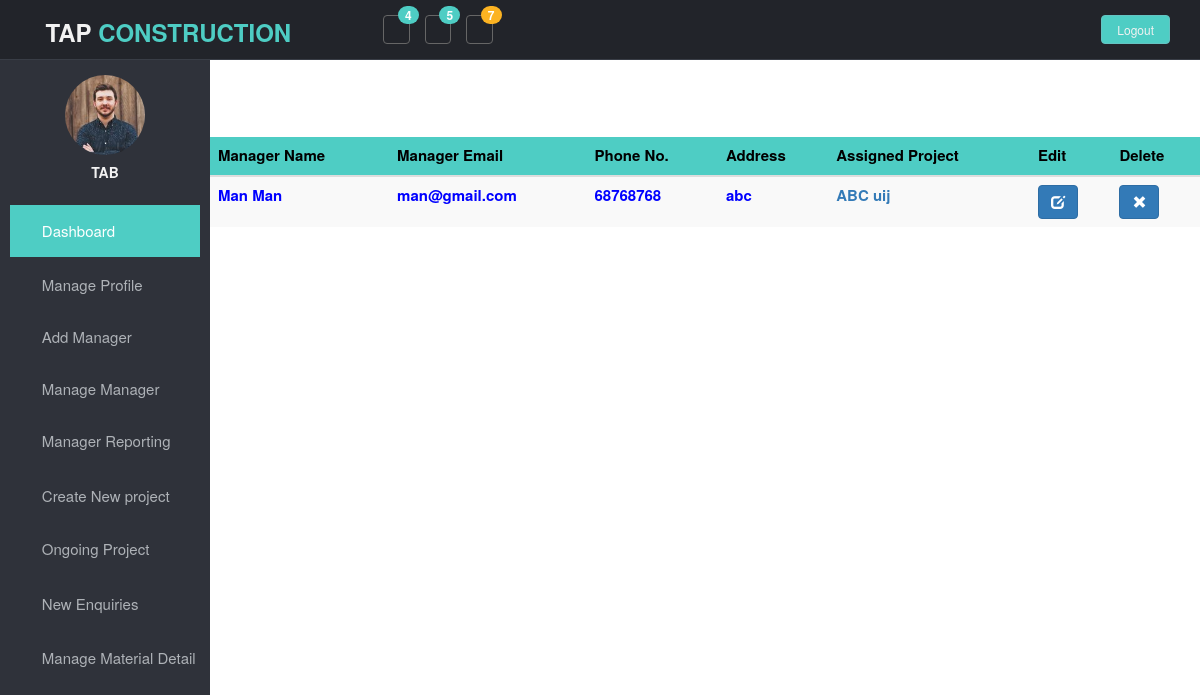
Page /tap/manage_manager on the committed database.
### manager/models.py (models this page shows)
class ManagerProfile(models.Model):
    gen=(('Female','Female'),('Male','Male'))
    address=models.TextField()
    phone_no=models.BigIntegerField(null=False)
    gender=models.CharField(null=False,max_length=10,choices=gen)
    date_of_birth=models.DateField(null=False)
    state=models.CharField(null=False,max_length=20)
    pincode=models.IntegerField(null=False,default=395010)
    city=models.CharField(null=False,max_length=20,default="surat")
    country=models.CharField(null=False,max_length=20)
    highest_degree=models.TextField(null=False)
    created_at=models.DateTimeField(auto_now_add=True)
    updated_at=models.DateTimeField(auto_now=True)
    user=models.OneToOneField(get_user_model(),on_delete=models.CASCADE)
    def __str__(self):
        return self.user.first_name+" "+self.user.last_name

### Tap_admin/models.py (models this page shows, shortened)
class User(AbstractUser):
    is_admin=models.BooleanField('Is admin',default=False)
    is_manager=models.BooleanField('Is manager',default=False)
    is_user=models.BooleanField('Is user',default=True)
    is_sales=models.BooleanField('Is sales',default=False)
    address=models.TextField(default=True)
    phone_no=models.BigIntegerField(null=True)
    profile_pic=models.ImageField(null=True)

class Project(models.Model):
    proj_status=(
        ('Completed','Completed'),
        ('In Process','In Process'),
        ('Not Started','Not Started')
   )
    proj_type=(
        ('Residential','Residential'),
        ('Commercial','Commercial'),
    )
    project_type=models.CharField(max_length=20,choices=proj_type)
    project_name=models.CharField(max_length=50)
    address=models.TextField()
    sqfeet=models.DecimalField(null=False,max_digits=10,decimal_places=5)
    proj_sale_status=models.CharField(max_length=15,choices=proj_status,default='Not Started')
    created_at=models.DateTimeField(auto_now=True)
    updated_at=models.DateTimeField(auto_now_add=True,null=True)
    manager=models.ForeignKey('manager.ManagerProfile',on_delete=models.CASCADE,null=True)
    project_desciption=models.TextField(null=True)

### Tap_admin/views.py (the view)
# urls.py: path('manage_manager',manage_manager,name='manage_manager'),
def manage_manager(request):
    project=Project.objects.all()
    managers=ManagerProfile.objects.all()
    print(managers)
    return render(request,'Tap_admin/manage_manager.html',{'manager':managers,'project':project})

### Tap_admin/templates/Tap_admin/manage_manager.html (shortened to what this page needs)
{% extends 'Tap_admin/base.html' %}
{% load static %}
{% block content %}
<section id="main-content">
    <section class="wrapper">
      <div class="row">
            <table class="table table-striped">
              <thead style="color: black;">
                <tr style="background-color:#4ECDC4;">
                  <th scope="col">Manager Name</th>
                  <th scope="col">Manager Email</th>
                  <th scope="col">Phone No.</th>
                  <th scope="col">Address</th>
                  <th scope="col">Assigned Project</th>
                   <th scope="col">Edit</th>
                   <th scope="col">Delete</th>
                </tr>
                {% for obj in manager %}
              </thead>
              <tbody style="color: blue;">
                <tr>
                  <th scope="row">{{ obj.user.first_name|title }} {{ obj.user.last_name|title }}</th>
                  <th scope="row">{{ obj.user.email }} </th>
                  <th scope="row">{{ obj.phone_no }} </th>
                  <th scope="row">{{ obj.address }} </th>
                  <th scope="row">
                    {% for i in project %}
                    {% if i.manager.id == obj.id %}
                    <a href="{% url 'details' i.id %}">{{ i.project_name }} </a>
                    {% endif %}
                    {% endfor %}
                </th>
                <th scope="row"><a href="#" class="btn btn-primary a-btn-slide-text">
                    <span class="glyphicon glyphicon-edit" aria-hidden="true"></span>
                </a>
            </th>
               <th> <a href="{% url 'delete_manager' obj.id %}" class="btn btn-primary a-btn-slide-text">
                    <span class="glyphicon glyphicon-remove" aria-hidden="true"></span>
                      </a>
            </th>
                </tr>
                {% endfor %}
            </tbody>
            </table>
{% endblock %}

### Tap_admin/templates/Tap_admin/base.html (shortened to what this page needs)
{% load static %}
<!DOCTYPE html>
<html lang="en">
<head>
  <link href="{% static 'Tap_admin/lib/bootstrap/css/bootstrap.min.css' %}" rel="stylesheet">
  <link href="{% static 'Tap_admin/lib/font-awesome/css/font-awesome.css' %}" rel="stylesheet" />
  <link rel="stylesheet" type="text/css" href="{% static 'Tap_admin/css/zabuto_calendar.css' %}">
  <link rel="stylesheet" type="text/css" href="{% static 'Tap_admin/lib/gritter/css/jquery.gritter.css' %}" />
  <link href="{% static 'Tap_admin/css/style.css' %}" rel="stylesheet">
  <link href="{% static 'Tap_admin/css/style-responsive.css' %}" rel="stylesheet">
</head>
<body>
  <section id="container">
    <header class="header black-bg">
      <div class="sidebar-toggle-box">
        <div class="fa fa-bars tooltips" data-placement="right" data-original-title="Toggle Navigation"></div>
      </div>
      <a href="index.html" class="logo"><b>TAP <span>Construction</span></b></a>
      <div class="nav notify-row" id="top_menu">
        <ul class="nav top-menu">
          <li class="dropdown">
            <a data-toggle="dropdown" class="dropdown-toggle" href="index.html#">
              <i class="fa fa-tasks"></i>
              <span class="badge bg-theme">4</span>
              </a>
          </li>
          <li id="header_inbox_bar" class="dropdown">
            <a data-toggle="dropdown" class="dropdown-toggle" href="index.html#">
              <i class="fa fa-envelope-o"></i>
              <span class="badge bg-theme">5</span>
              </a>
          </li>
          <li id="header_notification_bar" class="dropdown">
            <a data-toggle="dropdown" class="dropdown-toggle" href="index.html#">
              <i class="fa fa-bell-o"></i>
              <span class="badge bg-warning">7</span>
              </a>
          </li>
        </ul>
      </div>
      <div class="top-menu">
        <ul class="nav pull-right top-menu">
          <li><a class="logout" href="{% url 'logout' %}">Logout</a></li>
        </ul>
      </div>
    </header>
    <aside>
        <div id="sidebar" class="nav-collapse ">
          <ul class="sidebar-menu" id="nav-accordion">
            {% if user.profile_pic %}
            <p class="centered"><a href="profile.html"><img src="{{user.profile_pic.url}}" class="img-circle" width="80"></a></p>
            <h5 class="centered">{{user.first_name}} {{user.last_name}}</h5>
            {% else %}
            <p class="centered"><a href="profile.html"><img src="{% static 'Tap_admin/img/ui-sam.jpg' %}" class="img-circle" width="80"></a></p>
            <h5 class="centered">TAB</h5>
            {% endif %}
            <li class="mt">
              <a class="active" href="{% url 'index_admin' %}">
                <i class="fa fa-dashboard"></i>
                <span>Dashboard</span>
                </a>
            </li>
            <li class="sub-menu">
              <a href="{% url 'manage_profile' %}">
                <i class="fa fa-desktop"></i>
                <span> Manage Profile</span>
                </a>
            </li>
            <li class="sub-menu">
              <a href="{% url 'add_manager' %}">
                <i class="fa fa-cogs"></i>
                <span>Add Manager</span>
                </a>
            </li>
            <li class="sub-menu">
              <a href="{% url 'manage_manager' %}">
                <i class="fa fa-book"></i>
                <span>Manage Manager</span>
                </a>
            </li>
            <li class="sub-menu">
              <a href="{% url 'manager_reporting' %}">
                <i class="fa fa-tasks"></i>
                <span>Manager Reporting </span>
                </a>
            </li>
            <li>
              <a href="{% url 'new_proj' %}">
                <i class="fa fa-envelope"></i>
                <span>Create New project </span>
                </a>
            </li>
            <li class="sub-menu">
              <a href="{% url 'ongoing' %}">
                <i class=" fa fa-bar-chart-o"></i>
                <span>Ongoing Project</span>
                </a>
            </li>
            <li>
              <a href="{% url 'new_enquiry' %}">
                <i class="fa fa-map-marker"></i>
                <span>New Enquiries </span>
                </a>
            </li>
            <li class="sub-menu">
              <a href="javascript:;">
                <i class="fa fa-tasks"></i>
                <span>Manage Material Detail</span>
                </a>
        </div>
      </aside>
    <footer class="site-footer">
        <div class="text-center">
          <p>
            &copy; Copyrights <strong>POOJA</strong>. All Rights Reserved
          </p>
          <a href="#" class="go-top">
            </a>
        </div>
      </footer>
    </section>
  </body>
  </html>
{% block content %}
{% endblock %}

### Tap_admin/static/Tap_admin/css/style.css (style rules this page uses)
body { color:black; background:white; padding: 0px !important; margin: 0px !important; font-size:15px; }
ul li { list-style: none; }
a, a:hover, a:focus { text-decoration: none; outline: none; }
#container { width: 100%; height: 100%; }
.bg-theme { background-color: #4ECDC4; }
.centered { text-align: center; }
.mt { margin-top: 25px; }
ul.top-menu > li > .logout { color: #f2f2f2; font-size: 12px; border-radius: 4px; -webkit-border-radius: 4px; border: 1px solid #64c3c2 !important; padding: 5px 15px; margin-right: 15px; background: #4ECDC4; margin-top: 15px; }
#sidebar { width: 210px; height: 100%; position: fixed; background: #2f323a; }
#sidebar h5 { color: #f2f2f2; font-weight: 700; }
#sidebar ul li { position: relative; }
ul.sidebar-menu , ul.sidebar-menu li ul.sub { margin: -2px 0 0; padding: 0; }
ul.sidebar-menu { margin-top: 75px; }
ul.sidebar-menu li { margin-bottom: 5px; margin-left:10px; margin-right:10px; }
ul.sidebar-menu li.sub-menu { line-height: 15px; }
ul.sidebar-menu li a span { display: inline-block; }
ul.sidebar-menu li a { color: #aeb2b7; text-decoration: none; display: block; padding: 15px 0 15px 10px; font-size: 15px; outline: none; -webkit-transition: all 0.3s ease; -moz-transition: all 0.3s ease; -o-transition: all 0.3s ease; -ms-transition: all 0.3s ease; transition: all 0.3s ease; }
ul.sidebar-menu li a.active, ul.sidebar-menu li a:hover, ul.sidebar-menu li a:focus { background: #4ECDC4; color: #fff; display: block; -webkit-transition: all 0.3s ease; -moz-transition: all 0.3s ease; -o-transition: all 0.3s ease; -ms-transition: all 0.3s ease; transition: all 0.3s ease; }
ul.sidebar-menu li a i { font-size: 15px; padding-right: 6px; }
ul.sidebar-menu li a.active i { color: #fff; }
#main-content { margin-left: 210px; }
.header, .footer { min-height: 60px; padding: 0 15px; }
.header { position: fixed; left: 0; right: 0; z-index: 1002; }
.black-bg { background: #22242a; border-bottom: 1px solid #393d46; }
.wrapper { display: inline-block; margin-top: 60px; padding-left: 15px; padding-right: 15px; padding-bottom: 15px; padding-top: 0px; width: 100%; }
a.logo { font-size: 24px; color: #f2f2f2; float: left; margin-top: 15px; text-transform: uppercase; }
a.logo b { font-weight: 900; }
a.logo span { color: #4ECDC4; }
#top_menu .nav > li, ul.top-menu > li { float: left; }
.notify-row { float: left; margin-top: 15px; margin-left: 92px; }
ul.top-menu > li > a { color: #666666; font-size: 16px; border-radius: 4px; -webkit-border-radius: 4px; border:1px solid #666666 !important; padding: 2px 6px; margin-right: 15px; }
.notify-row .badge { position: absolute; right: -10px; top: -10px; z-index: 100; }
.sidebar-toggle-box { float: left; padding-right: 15px; margin-top: 20px; }
.sidebar-toggle-box .fa-bars { cursor: pointer; display: inline-block; font-size: 20px; }
.badge.bg-warning { background: #FCB322; }
.site-footer { background: #4ECDC4; color: #fff; padding: 15px 0; }
.site-footer p { margin-bottom: 5px; }
.go-top { margin-right: 1%; margin-top: -25px; float: right; background: rgba(255,255,255,.5); width: 20px; height: 20px; border-radius: 50%; -webkit-border-radius: 50%; }

### rows in the picture
ManagerProfile: user.first_name "Man", user.last_name "Man", user.email "man@gmail.com", phone_no "68768768", address "abc"
Project: project_name "ABC"
Project: project_name "uij"
